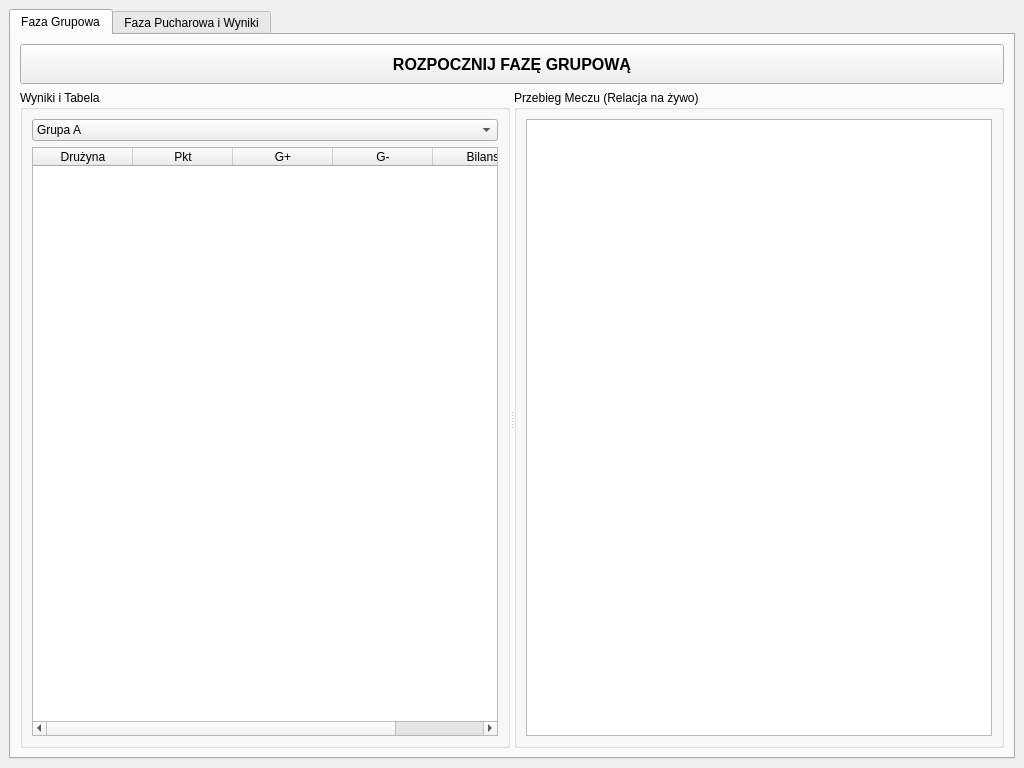
<?xml version="1.0" encoding="UTF-8"?>
<ui version="4.0">
 <class>MainWindow</class>
 <widget class="QMainWindow" name="MainWindow">
  <property name="geometry">
   <rect>
    <x>0</x>
    <y>0</y>
    <width>1024</width>
    <height>768</height>
   </rect>
  </property>
  <property name="windowTitle">
   <string>Euro 2012 – Symulator Rozgrywek</string>
  </property>
  <widget class="QWidget" name="centralwidget">
   <layout class="QVBoxLayout" name="verticalLayout">
    <item>
     <widget class="QTabWidget" name="m_tabs">
      <property name="currentIndex">
       <number>0</number>
      </property>
      <widget class="QWidget" name="tabGrupy">
       <attribute name="title">
        <string>Faza Grupowa</string>
       </attribute>
       <layout class="QVBoxLayout" name="verticalLayout_2">
        <item>
         <widget class="QPushButton" name="m_btnGrupa">
          <property name="minimumSize">
           <size>
            <width>0</width>
            <height>40</height>
           </size>
          </property>
          <property name="font">
           <font>
            <pointsize>12</pointsize>
            <bold>true</bold>
           </font>
          </property>
          <property name="text">
           <string>ROZPOCZNIJ FAZĘ GRUPOWĄ</string>
          </property>
         </widget>
        </item>
        <item>
         <widget class="QSplitter" name="splitter">
          <property name="orientation">
           <enum>Qt::Orientation::Horizontal</enum>
          </property>
          <widget class="QGroupBox" name="groupBox">
           <property name="title">
            <string>Wyniki i Tabela</string>
           </property>
           <layout class="QVBoxLayout" name="verticalLayout_3">
            <item>
             <widget class="QComboBox" name="m_grupaCombo">
              <item>
               <property name="text">
                <string>Grupa A</string>
               </property>
              </item>
              <item>
               <property name="text">
                <string>Grupa B</string>
               </property>
              </item>
              <item>
               <property name="text">
                <string>Grupa C</string>
               </property>
              </item>
              <item>
               <property name="text">
                <string>Grupa D</string>
               </property>
              </item>
             </widget>
            </item>
            <item>
             <widget class="QTableWidget" name="m_tabelaGrupy">
              <property name="editTriggers">
               <set>QAbstractItemView::EditTrigger::NoEditTriggers</set>
              </property>
              <property name="selectionMode">
               <enum>QAbstractItemView::SelectionMode::NoSelection</enum>
              </property>
              <attribute name="horizontalHeaderStretchLastSection">
               <bool>true</bool>
              </attribute>
              <column>
               <property name="text">
                <string>Drużyna</string>
               </property>
              </column>
              <column>
               <property name="text">
                <string>Pkt</string>
               </property>
              </column>
              <column>
               <property name="text">
                <string>G+</string>
               </property>
              </column>
              <column>
               <property name="text">
                <string>G-</string>
               </property>
              </column>
              <column>
               <property name="text">
                <string>Bilans</string>
               </property>
              </column>
             </widget>
            </item>
           </layout>
          </widget>
          <widget class="QGroupBox" name="groupBox_2">
           <property name="title">
            <string>Przebieg Meczu (Relacja na żywo)</string>
           </property>
           <layout class="QVBoxLayout" name="verticalLayout_4">
            <item>
             <widget class="QTextBrowser" name="m_logMeczy">
              <property name="font">
               <font>
                <family>Courier New</family>
                <pointsize>11</pointsize>
               </font>
              </property>
             </widget>
            </item>
           </layout>
          </widget>
         </widget>
        </item>
       </layout>
      </widget>
      <widget class="QWidget" name="tabPuchar">
       <attribute name="title">
        <string>Faza Pucharowa i Wyniki</string>
       </attribute>
       <layout class="QVBoxLayout" name="verticalLayout_5">
        <item>
         <widget class="QPushButton" name="m_btnPuchar">
          <property name="enabled">
           <bool>false</bool>
          </property>
          <property name="minimumSize">
           <size>
            <width>0</width>
            <height>40</height>
           </size>
          </property>
          <property name="font">
           <font>
            <pointsize>12</pointsize>
            <bold>true</bold>
           </font>
          </property>
          <property name="text">
           <string>ROZEGRAJ FAZĘ PUCHAROWĄ</string>
          </property>
         </widget>
        </item>
        <item>
         <widget class="QLabel" name="m_mistrzLabel">
          <property name="font">
           <font>
            <pointsize>20</pointsize>
            <bold>true</bold>
           </font>
          </property>
          <property name="text">
           <string>MISTRZ EURO 2012 ZOSTANIE WYŁONIONY</string>
          </property>
          <property name="alignment">
           <set>Qt::AlignmentFlag::AlignCenter</set>
          </property>
         </widget>
        </item>
        <item>
         <widget class="QLabel" name="label">
          <property name="font">
           <font>
            <pointsize>14</pointsize>
            <bold>true</bold>
           </font>
          </property>
          <property name="text">
           <string>Najlepsi Strzelcy Turnieju:</string>
          </property>
         </widget>
        </item>
        <item>
         <widget class="QTableWidget" name="m_strzelcyTable">
          <property name="editTriggers">
           <set>QAbstractItemView::EditTrigger::NoEditTriggers</set>
          </property>
          <property name="selectionMode">
           <enum>QAbstractItemView::SelectionMode::NoSelection</enum>
          </property>
          <attribute name="horizontalHeaderStretchLastSection">
           <bool>true</bool>
          </attribute>
          <column>
           <property name="text">
            <string>Poz</string>
           </property>
          </column>
          <column>
           <property name="text">
            <string>Zawodnik</string>
           </property>
          </column>
          <column>
           <property name="text">
            <string>Gole</string>
           </property>
          </column>
         </widget>
        </item>
       </layout>
      </widget>
     </widget>
    </item>
   </layout>
  </widget>
 </widget>
 <resources/>
 <connections/>
</ui>
